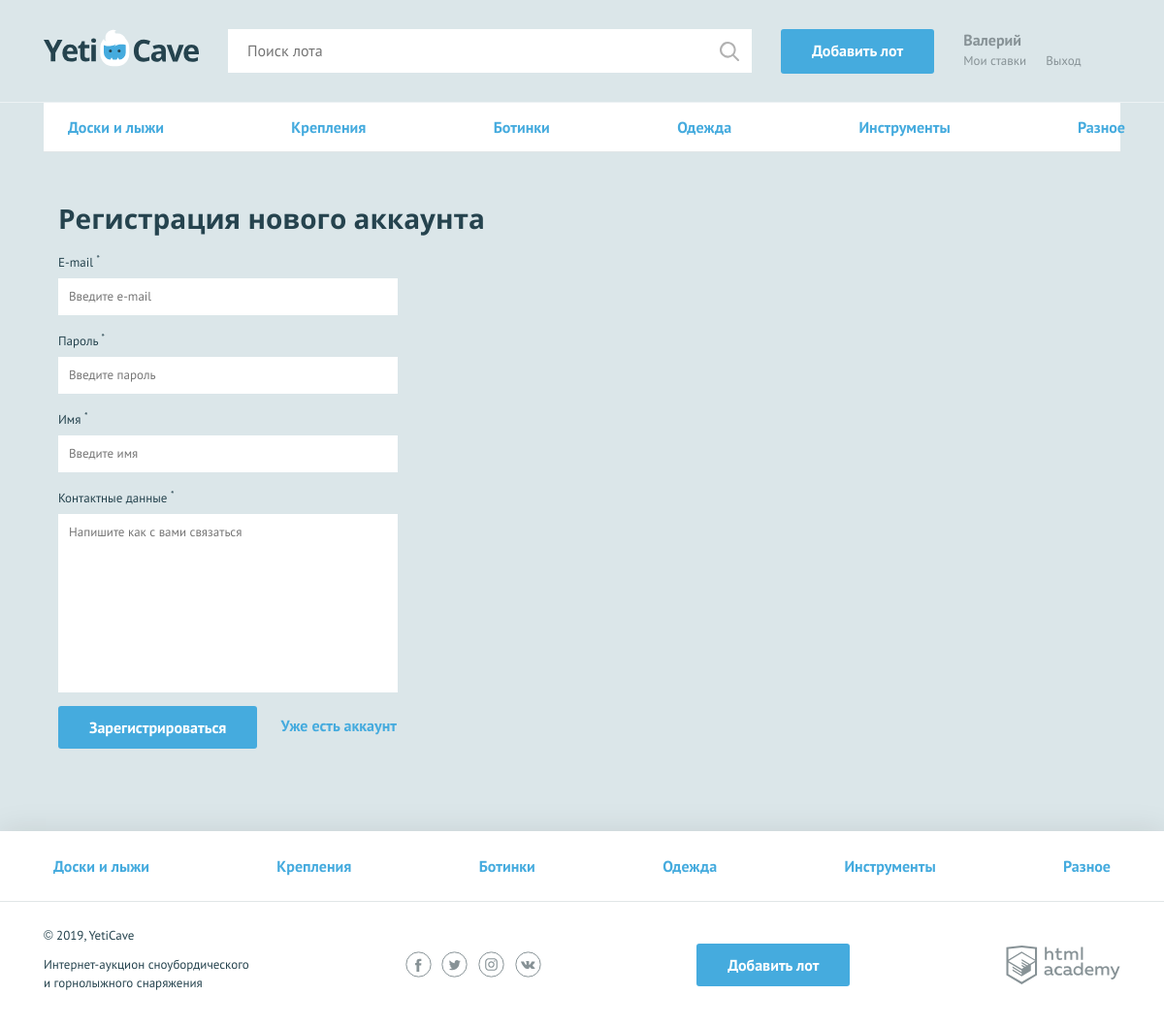
/sign-up.php, run on the app's committed database.
### tables this page shows
CREATE TABLE category (
    id_cat INT AUTO_INCREMENT PRIMARY KEY,
    name_cat CHAR(15) NOT NULL UNIQUE,
    code_cat CHAR(15) NOT NULL UNIQUE
);

### helpers.php (called while the page is built, shortened)
<?php
function include_template($name, array $data = []) {
    $name = 'templates/' . $name;
    extract($data);
    require $name;
    $result = ob_get_clean();
    return $result;
}

### functions.php (called while the page is built, shortened)
<?php
require_once('helpers.php');
function getPostVal($name) {
    return $_POST[$name] ?? "";
};

### config.php (called while the page is built, shortened)
<?php
$is_auth = rand(0, 1);
$user_name = 'Валерий';

### templates/main-sign-up.php (the view, shortened to what this page needs)
<nav class="nav">
  <ul class="nav__list container">
    <?php foreach ($category_list as $key => $val) { ?>
      <li class="nav__item">
        <a href="pages/all-lots.html"><?=htmlspecialchars($val['name_cat']); ?></a>
      </li>
    <?php }; ?>
  </ul>
</nav>
<form class="form container <?=count($error_list) ? 'form--invalid' : ''; ?>" action="sign-up.php" method="post" autocomplete="off">
  <h2>Регистрация нового аккаунта</h2>
  <div class="form__item <?=isset($error_list['email']) ? 'form__item--invalid' : ''; ?>">
    <label for="email">E-mail <sup>*</sup></label>
    <input id="email" type="text" name="email" placeholder="Введите e-mail" value="<?=getPostVal('email'); ?>">
  </div>
  <div class="form__item <?=isset($error_list['password']) ? 'form__item--invalid' : ''; ?>">
    <label for="password">Пароль <sup>*</sup></label>
    <input id="password" type="password" name="password" placeholder="Введите пароль" value="<?=getPostVal('password'); ?>">
  </div>
  <div class="form__item <?=isset($error_list['name']) ? 'form__item--invalid' : ''; ?>">
    <label for="name">Имя <sup>*</sup></label>
    <input id="name" type="text" name="name" placeholder="Введите имя" value="<?=getPostVal('name'); ?>">
  </div>
  <div class="form__item <?=isset($error_list['message']) ? 'form__item--invalid' : ''; ?>">
    <label for="message">Контактные данные <sup>*</sup></label>
    <textarea id="message" name="message" placeholder="Напишите как с вами связаться"><?=getPostVal('message'); ?></textarea>
  </div>
  <button type="submit" class="button">Зарегистрироваться</button>
  <a class="text-link" href="pages/login.html">Уже есть аккаунт</a>
</form>

### templates/layout.php (shortened to what this page needs)
<!DOCTYPE html>
<html lang="ru">
<head>
    <link href="../css/normalize.min.css" rel="stylesheet">
    <link href="../css/style.css" rel="stylesheet">
    <link href="../css/flatpickr.min.css" rel="stylesheet">
</head>
<body>
<div class="page-wrapper">
<header class="main-header">
    <div class="main-header__container container">
        <a class="main-header__logo">
            <img src="../img/logo.svg" width="160" height="39" alt="Логотип компании YetiCave">
        </a>
        <form class="main-header__search" method="get" action="https://echo.htmlacademy.ru" autocomplete="off">
            <input type="search" name="search" placeholder="Поиск лота">
            <input class="main-header__search-btn" type="submit" name="find" value="Найти">
        </form>
        <a class="main-header__add-lot button" href="add.php">Добавить лот</a>
        <nav class="user-menu">
            <?php if ($is_auth == 1) { ?>
                <div class="user-menu__logged">
                    <p><?=htmlspecialchars($user_name); ?></p>
                    <a class="user-menu__bets" href="pages/my-bets.html">Мои ставки</a>
                    <a class="user-menu__logout" href="#">Выход</a>
                </div>
            <?php }; ?>
        </nav>
    </div>
</header>
<main class="container"><?=$main_content; ?></main>
</div>
<footer class="main-footer">
    <nav class="nav">
        <ul class="nav__list container">
            <?php foreach ($category_list as $key => $val) { ?>
                <li class="nav__item">
                    <a href="pages/all-lots.html"><?=htmlspecialchars($val['name_cat']); ?></a>
                </li>
            <?php }; ?>
        </ul>
    </nav>
    <div class="main-footer__bottom container">
        <div class="main-footer__copyright">
            <p>© 2019, YetiCave</p>
            <p>Интернет-аукцион сноубордического и горнолыжного снаряжения</p>
        </div>
        <div class="main-footer__social social">
            <a class="social__link social__link--facebook" href="#">
            </a>
            <a class="social__link social__link--twitter" href="#">
            </a>
            <a class="social__link social__link--instagram" href="#">
            </a>
            <a class="social__link social__link--vkontakte" href="#">
            </a>
        </div>
        <a class="main-footer__add-lot button" href="add-lot.html">Добавить лот</a>
        <div class="main-footer__developed-by">
            <a class="logo-academy" href="https://htmlacademy.ru/intensive/php">
            </a>
        </div>
    </div>
</footer>
</body>
</html>

### css/style.css (style rules this page uses)
html, body { height: 100%; }
.page-wrapper { display: flex; flex-direction: column; min-height: 100%; margin-bottom: -202px; }
.page-wrapper::after { content: ""; display: block; }
.page-wrapper::after { height: 85px; }
main { margin-bottom: 202px; }
body { min-width: 1140px; background-color: #dbe6e9; font-family: "PT Sans", sans-serif; font-weight: 400; font-size: 16px; line-height: 26px; color: #25434e; }
a { text-decoration: none; }
h2 { margin: 0; font-family: "Open Sans", sans-serif; font-size: 28px; line-height: 35px; font-weight: 700; }
.text-link { font-weight: 700; color: #45abde; }
.container { width: 1110px; margin: 0 auto; padding: 0 15px; }
main.container { margin-bottom: 202px; }
.button { display: block; padding: 9px 32px; background-color: #45abde; color: #ffffff; text-align: center; font-weight: 700; border: none; border-radius: 3px; }
.main-header { padding: 30px 0 29px; border-bottom: 1px solid rgba(255, 255, 255, 0.5); }
.main-header__container { display: -webkit-flex; display: -ms-flexbox; display: flex; -webkit-justify-content: flex-start; -ms-flex-pack: start; justify-content: flex-start; }
.main-header__logo { display: block; margin-right: 30px; }
.main-header__search { position: relative; width: 540px; margin-right: 30px; }
.main-header__search input[type="search"] { width: 100%; padding: 8px 19px 9px 19px; border: 1px solid #ffffff; }
.main-header__search-btn { content: ""; position: absolute; top: 3px; right: 3px; width: 20px; height: 20px; padding: 20px; background: url("../img/search.svg") center no-repeat; opacity: 0.3; border: 0; font-size: 0; }
.main-header__add-lot { max-width: 160px; margin-right: 30px; }
.user-menu { display: -webkit-flex; display: -ms-flexbox; display: flex; }
.user-menu__logged { color: #879296; line-height: 22px; }
.user-menu__logged p { font-weight: 700; margin: 0; }
.user-menu__logged a { color: #879296; font-size: 13px; font-weight: 400; float: left; }
.user-menu__logged a:last-child { margin-left: 20px; }
.main-footer { background-color: #ffffff; box-shadow: 0 0 30px 0 rgba(0, 0, 0, 0.1); }
.main-footer__bottom { display: -webkit-flex; display: -ms-flexbox; display: flex; -webkit-justify-content: space-between; -ms-flex-pack: justify; justify-content: space-between; -webkit-align-items: center; -ms-flex-align: center; align-items: center; padding: 25px 0; }
.main-footer__copyright { max-width: 212px; }
.main-footer__copyright p { margin: 0; margin-bottom: 11px; font-size: 13px; line-height: 19px; }
.main-footer__social { width: 140px; }
.social { display: -webkit-flex; display: -ms-flexbox; display: flex; -webkit-justify-content: space-between; -ms-flex-pack: justify; justify-content: space-between; -webkit-flex-wrap: wrap; -ms-flex-wrap: wrap; flex-wrap: wrap; }
.social__link { width: 27px; height: 27px; }
.logo-academy { display: block; width: 118px; height: 40px; }
.nav { background-color: #ffffff; border-bottom: 1px solid #e1e6e7; }
.nav__list { display: -webkit-flex; display: -ms-flexbox; display: flex; -webkit-justify-content: space-between; -ms-flex-pack: justify; justify-content: space-between; -webkit-flex-wrap: wrap; -ms-flex-wrap: wrap; flex-wrap: wrap; list-style: none; }
.nav__item a { position: relative; display: block; padding: 12px 10px; font-weight: 700; color: #45abde; }
.nav__item a::before { content: ""; display: none; position: absolute; bottom: 0; width: calc(100% - 20px); height: 3px; background-color: #e2e5e6; }
.main-footer .nav__item a { padding: 23px 10px; }
.form { padding-top: 51px; }
.form h2 { padding-bottom: 15px; }
.form__item { width: 350px; margin: 0; margin-bottom: 14px; font-size: 13px; }
.form__item label { display: block; margin-bottom: 3px; }
.form__item input, .form__item textarea { display: block; width: 100%; padding: 5px 10px; border: 1px solid #ffffff; box-sizing: border-box; }
.form__item textarea { min-height: 184px; resize: none; }
.form .button { display: inline-block; vertical-align: middle; margin-right: 20px; }

### data on the page
category: name_cat "Доски и лыжи"
category: name_cat "Крепления"
category: name_cat "Ботинки"
category: name_cat "Одежда"
category: name_cat "Инструменты"
category: name_cat "Разное"

### other printed values
$user_name "Валерий"
